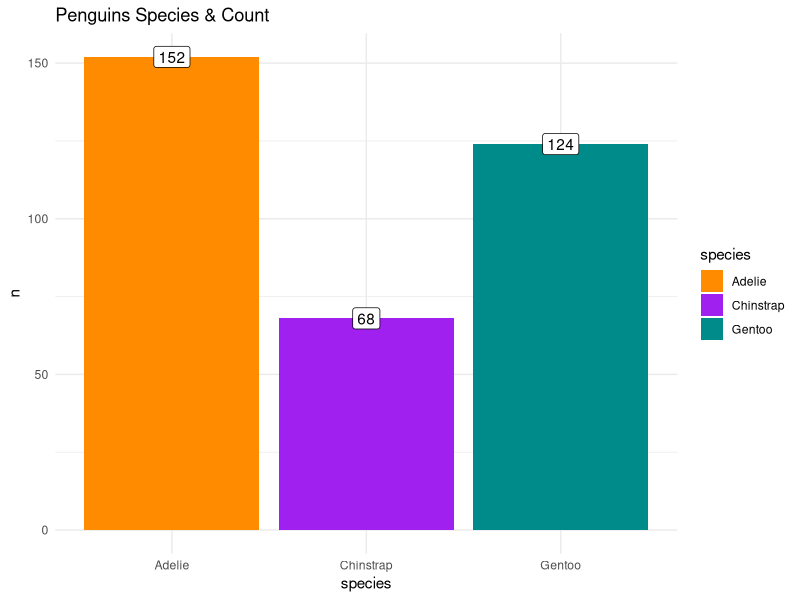

The R script that drew this image:

#instalando pacote dos penguins
install.packages("palmerpenguins")
library(tidyverse)
library(palmerpenguins)

# Barplot 
penguins %>%
  count(species) %>%
  ggplot() + geom_col(aes(x = species, y = n, fill = species)) +
  geom_label(aes(x = species, y = n, label = n)) +
  scale_fill_manual(values = c("darkorange","purple","cyan4")) +
  theme_minimal() +
  labs(title = 'Penguins Species & Count')

